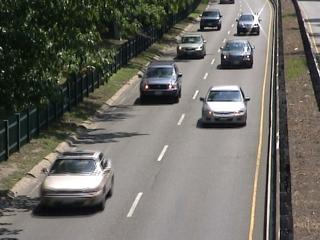
%> input picture input.jpg, 320 x 240 px
$ octave --eval "result = ShadowDetection(imread('input.jpg'));"   (GNU Octave 9; MATLAB toolbox functions it lacks are replaced by stand-ins)
%> lines starting %> are read from the running program, lines starting %| are printed output that depends on the picture; in (x1, y1, x2, y2) boxes, pixels count from 0 and x2, y2 are one past the last pixel; in counts of white or black regions, pixels touching at a corner belong together; the program's own positions count from 1
 function [shadows_remove,maskbw] = ShadowDetection(I)
    YCBCR = rgb2ycbcr(I);
%> YCBCR: size 240x320x3 uint8; mean of channels 1, 2, 3 106.6, 124.9, 129.2
    IY = YCBCR(:,:,1);
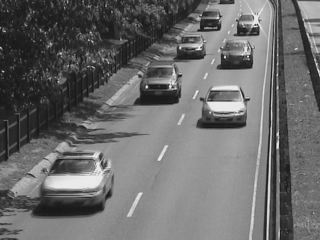
%> IY: size 240x320 uint8; min 16, max 235, mean 106.6
     figure,imshow(IY);
    ICb = YCBCR(:,:,2);
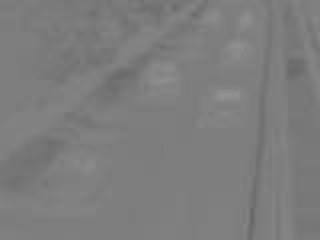
%> ICb: size 240x320 uint8; min 104, max 146, mean 124.9
     figure,imshow(ICb)
    ICr = YCBCR(:,:,3);
     figure,imshow(ICr)
    Yavg = mean2(IY);
%> Yavg = 106.6
    mask = zeros(size(IY));
    for i = 1:size(IY,1);
        for j = 1:size(IY,2);
            pixel = IY(i,j);
            if(pixel > Yavg) %black
                newpixel = 0;
            else  %white
                newpixel = 1;
            end
            mask(i,j) = newpixel;
        end
    end
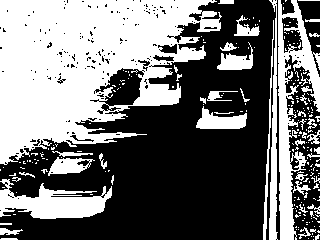
%> mask: size 240x320 double; values 0 (black) and 1 (white), 44.9% white; 246 white regions (204 under 20 px), largest, box (x1, y1, x2, y2) and area: (0, 0, 222, 165) 22479, (278, 0, 320, 240) 3897, (0, 179, 112, 219) 2448
%> after the loop, newpixel = 0
    maskbw = mask;
    mask = uint8(maskbw);
    figure,imshow(mask)

    se = [0 1 1 1 0; 1 1 1 1 1; 1 1 1 1 1; 1 1 1 1 1; 0 1 1 1 0];
    % mask morphological operation
    shadow_core = uint8(imerode(mask, se));
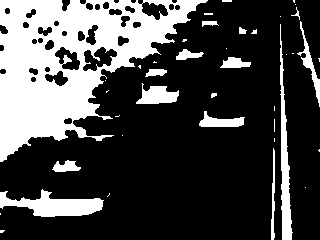
%> shadow_core: size 240x320 uint8; values 0 (black) and 1 (white), 27.5% white; 40 white regions (23 under 20 px), largest, box (x1, y1, x2, y2) and area: (0, 0, 208, 162) 15784, (0, 189, 104, 217) 1513, (280, 24, 293, 240) 1188
    nonshadow_core = uint8(imerode(1-mask, se));
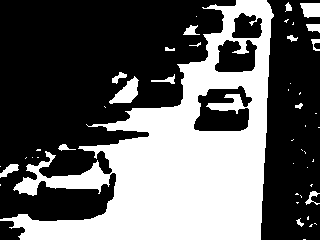
%> nonshadow_core: size 240x320 uint8; values 0 (black) and 1 (white), 38.2% white; 47 white regions (31 under 20 px), largest, box (x1, y1, x2, y2) and area: (0, 0, 274, 240) 27712, (109, 76, 139, 104) 411, (300, 3, 320, 18) 250
%     figure,subplot(1,2,1),imshow(shadow_core)
%            subplot(1,2,2),imshow(nonshadow_core)
        % mean channel values in YCbCr
        shadowavg_Y = sum(sum(IY.*shadow_core)) / sum(sum(shadow_core));
%> shadowavg_Y = 46.14
        shadowavg_Cb = sum(sum(ICb.*shadow_core)) / sum(sum(shadow_core));
%> shadowavg_Cb = 125.8
        shadowavg_Cr = sum(sum(ICr.*shadow_core)) / sum(sum(shadow_core));
%> shadowavg_Cr = 125.9
        nonshadowavg_Y = sum(sum(IY.*nonshadow_core)) / sum(sum(nonshadow_core));
%> nonshadowavg_Y = 152.7
        nonshadowavg_Cb = sum(sum(ICb.*nonshadow_core)) / sum(sum(nonshadow_core));
%> nonshadowavg_Cb = 125.2
        nonshadowavg_Cr = sum(sum(ICr.*nonshadow_core)) / sum(sum(nonshadow_core));
%> nonshadowavg_Cr = 130.6
        % computing ratio, and difference in ycbcr space
        diff_Y = nonshadowavg_Y - shadowavg_Y;
%> diff_Y = 106.6
        ratio_Cb = nonshadowavg_Cb/shadowavg_Cb;
%> ratio_Cb = 0.995
        ratio_Cr = nonshadowavg_Cr/shadowavg_Cr;
%> ratio_Cr = 1.04
        % y channel additive correction
        % cb, and cr channels correction
        Y = IY + mask * diff_Y;
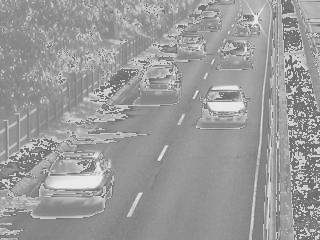
%> Y: size 240x320 uint8; min 107, max 235, mean 154.6
        Cb = ICb.*(1-mask) + mask.*ratio_Cb.*ICb;
        Cr = ICr.*(1-mask) + mask.*ratio_Cr.*ICr;
        %merge 3 channels
        shadows_remove = cat(3,Y,Cb,Cr);
%> shadows_remove: size 240x320x3 uint8; mean of channels 1, 2, 3 154.6, 124.9, 129.2
        figure,imshow(shadows_remove)
        %convert back
        shadows_remove = ycbcr2rgb(shadows_remove);
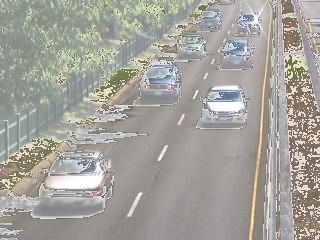
%> shadows_remove: size 240x320x3 uint8; mean R, G, B 163.4, 161.7, 155.1
        figure,imshow(shadows_remove)
end

$ run again, on Back.jpg
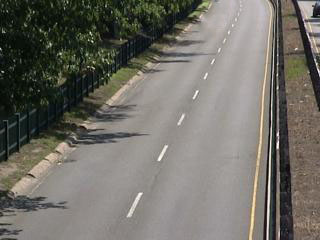
%> input picture Back.jpg, 320 x 240 px
%> YCBCR: size 240x320x3 uint8; mean of channels 1, 2, 3 110.4, 124.4, 129.6
%> Yavg = 110.4
%> after the loop in ShadowDetection, `for i = 1:size(IY,1);`:
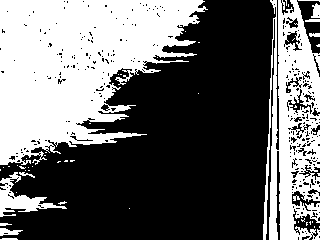
%> mask: size 240x320 double; values 0 (black) and 1 (white), 41.1% white; 51 white regions (39 under 20 px), largest, box (x1, y1, x2, y2) and area: (0, 0, 208, 165) 21461, (263, 0, 320, 240) 8556, (0, 172, 67, 217) 942
%> after the loop in ShadowDetection, `for i = 1:size(IY,1);`: newpixel = 1
%> shadow_core: size 240x320 uint8; values 0 (black) and 1 (white), 25.6% white; 42 white regions (35 under 20 px), largest, box (x1, y1, x2, y2) and area: (0, 0, 201, 163) 16648, (280, 0, 320, 240) 2112, (0, 192, 39, 215) 355
%> nonshadow_core: size 240x320 uint8; values 0 (black) and 1 (white), 49.1% white; 12 white regions (7 under 20 px), largest, box (x1, y1, x2, y2) and area: (0, 0, 273, 240) 37321, (300, 3, 311, 18) 115, (306, 24, 320, 31) 90, (0, 165, 19, 177) 84, (311, 39, 320, 51) 53
%> shadowavg_Y = 47.35
%> shadowavg_Cb = 125.1
%> shadowavg_Cr = 126
%> nonshadowavg_Y = 147.7
%> nonshadowavg_Cb = 125.3
%> nonshadowavg_Cr = 130.6
%> diff_Y = 100.4
%> ratio_Cb = 1
%> ratio_Cr = 1.04
%> in ShadowDetection, `shadows_remove = ycbcr2rgb(shadows_remove);`:
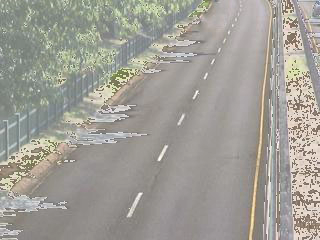
%> shadows_remove: size 240x320x3 uint8; mean R, G, B 160.2, 157.9, 150.5
